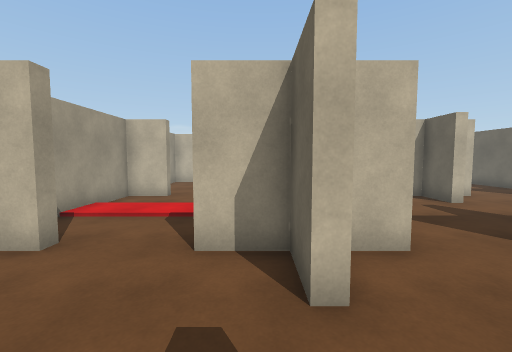
view 1 (above)

22 first-person views from a walk through a scene from a Unity 3-D project. The camera is 1.5 m above the floor, tilts 4° down and sees 90° across. The floor is counted in squares, 1 m on a side. Each view is taken from the middle of a square. On the plan, view 1 faces up. The plan holds only what a view shows up to about 13 squares ahead; the rest is blank. The player is left out.

view 2
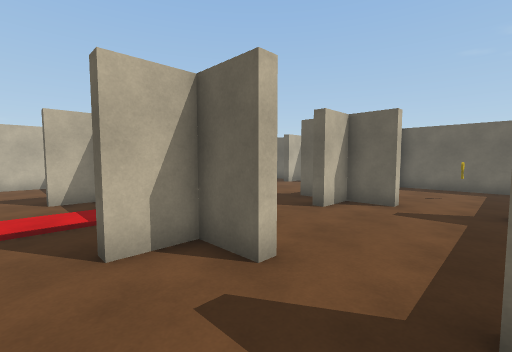

view 3
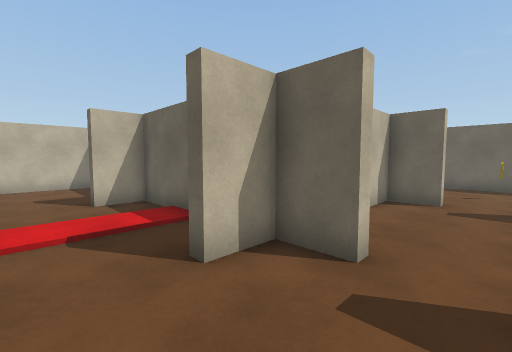

view 4
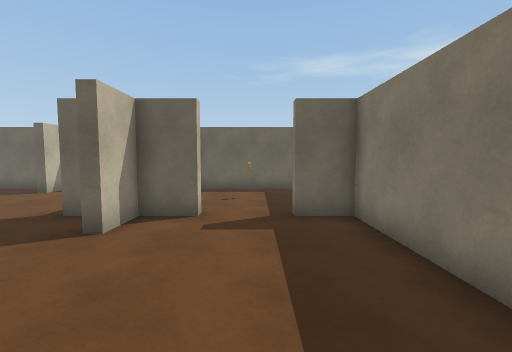

view 5
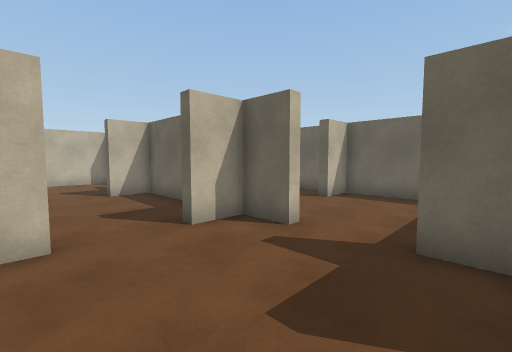

view 6
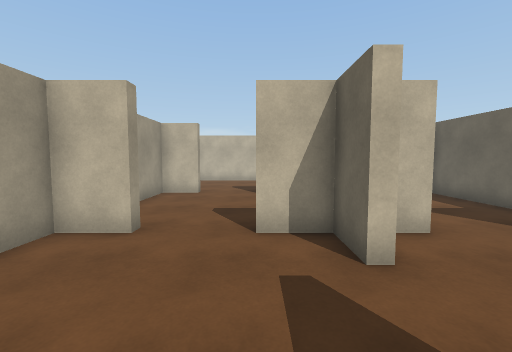

view 7
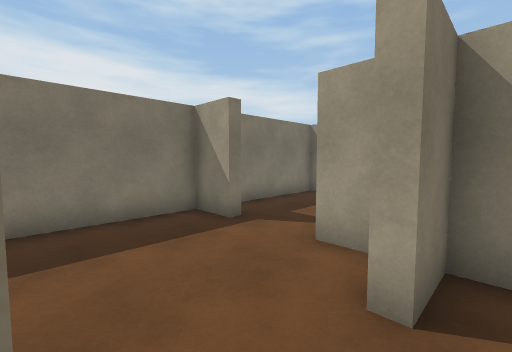

view 8
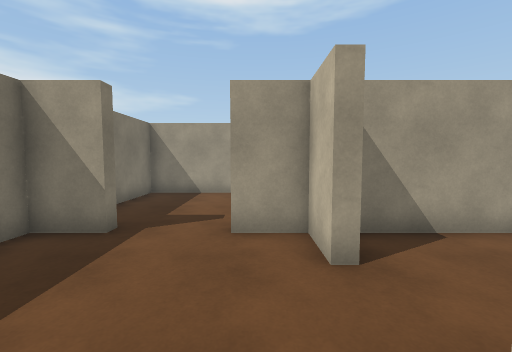

view 9
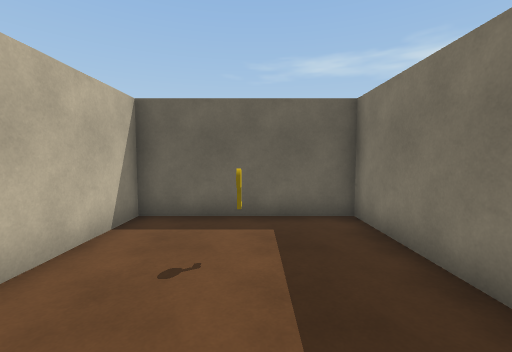

view 10
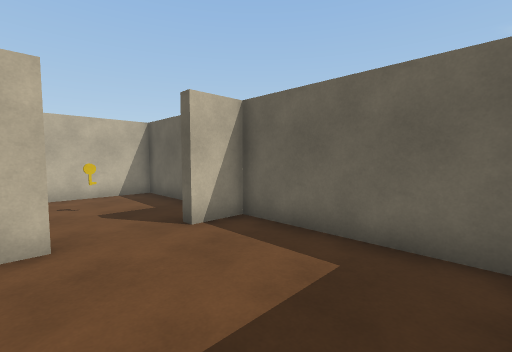

view 11
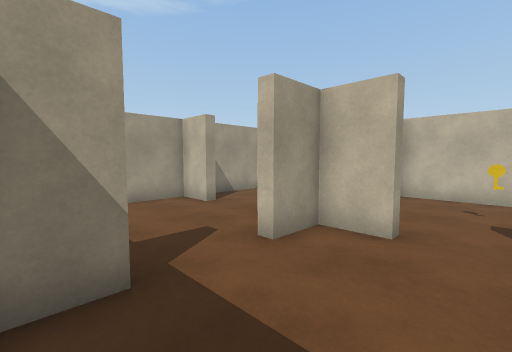

view 12
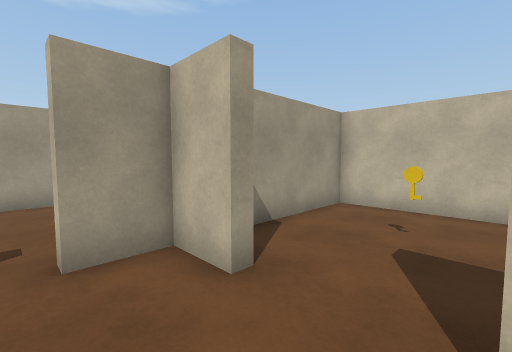

view 13
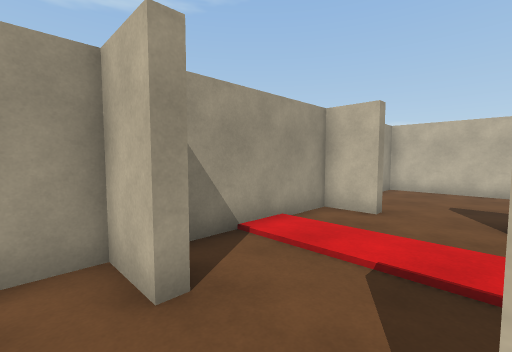

view 14
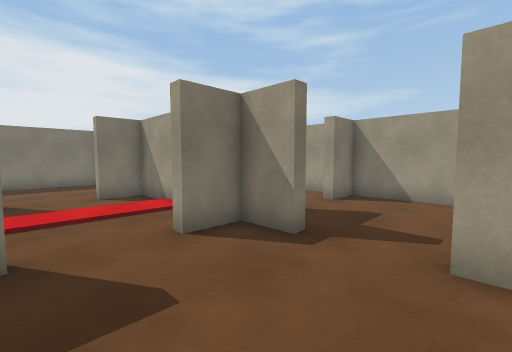

view 15
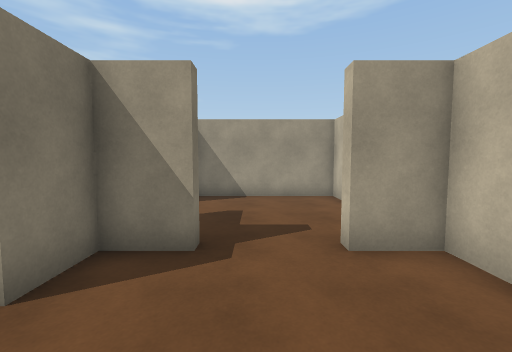

view 16
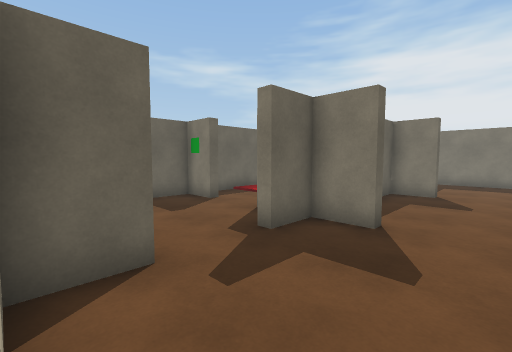

view 17
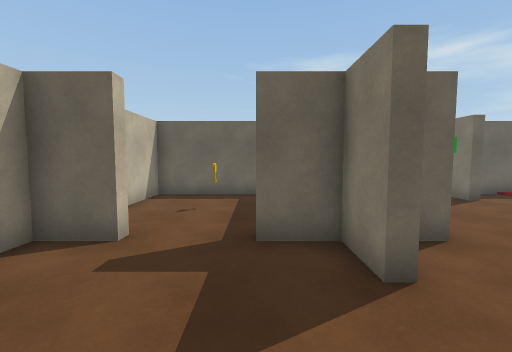

view 18
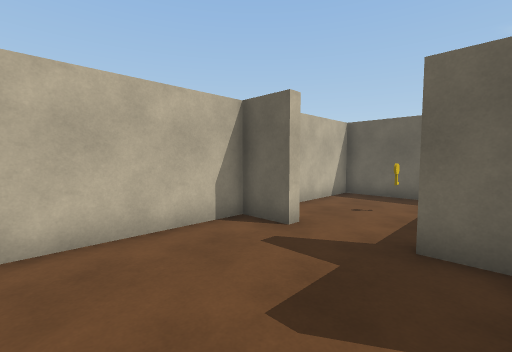

view 19
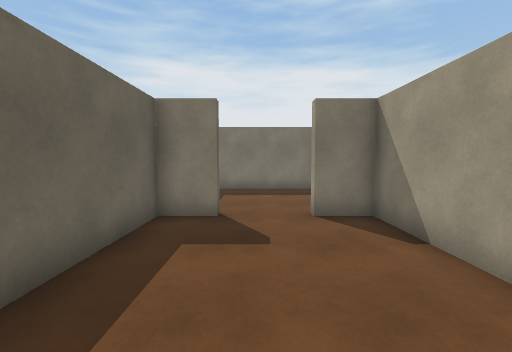

view 20
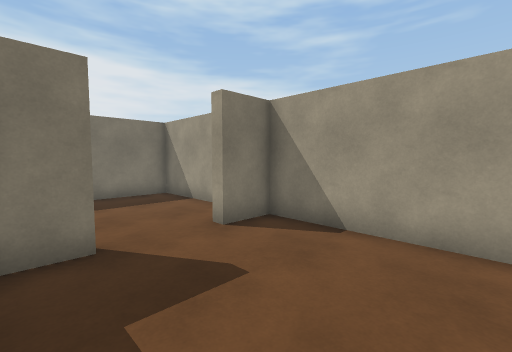

view 21
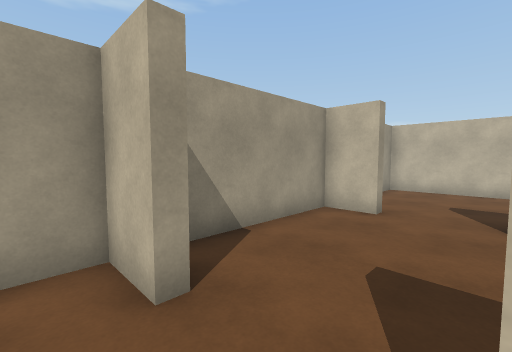

view 22
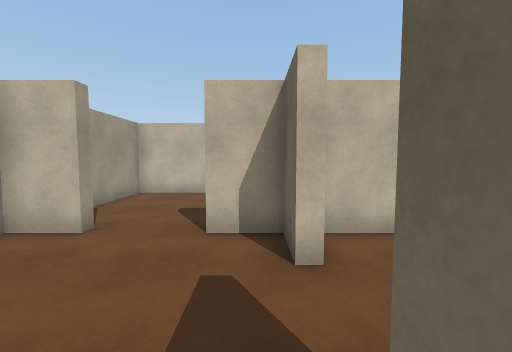

### Floor plan
Key: @ floor where view 1 was taken; # wall or solid block; . floor; O other object.
Columns run from 11 left of view 1 to 13 right of it. Each row starts with its distance up from view 1.
 22 #############
 21 #.....#.....#
 20 #...........#  ..
 19 #........O..#  ..
 18  ...........# ...
 17  .....#     # ...
 16 ##..##########..#########
 15 #.....#.....#.....#.....#
 14 #...........#.....#.....#
 13 #...........#.....#..O..#
 12 #.....#.....#.....#.....#
 11 #.....#.....#.... #.....#
 10 ##..####..####..####..###
  9 #.....#.....#.....#.....#
  8 #.....#.....#...........#
  7 #.....#.....#...........#
  6 #.....#.....#...........#
  5 #.....#.....#.....#.....#
  4 ##..####..####..#########
  3 #.... #.....#.....#.....#
  2 #.... #.................#
  1 #.... #..............O..#
  0 #.... #....@............#
 -1 #.....#.....#.....#.....#
 -2 #########################

Where each view was taken, in squares from view 1:
view 1: 0 up, 0 right, facing up
view 2: 0 up, 2 left, facing up-right
view 3: 1 up, 3 left, facing up-right
view 4: 1 up, 0 right, facing right
view 5: 5 up, 2 right, facing up-right
view 6: 5 up, 5 right, facing up
view 7: 5 up, 5 right, facing down-left
view 8: 3 up, 6 right, facing left
view 9: 1 up, 6 right, facing right
view 10: 5 up, 8 right, facing up-right
view 11: 5 up, 10 right, facing up-left
view 12: 8 up, 11 right, facing up-left
view 13: 3 up, 1 left, facing up-left
view 14: 15 up, 1 left, facing down-left
view 15: 13 up, 1 left, facing left
view 16: 16 up, 9 left, facing down-right
view 17: 18 up, 10 left, facing right
view 18: 17 up, 10 left, facing up-right
view 19: 11 up, 8 left, facing down
view 20: 9 up, 6 left, facing down-left
view 21: 9 up, 7 left, facing up-left
view 22: 11 up, 6 left, facing up
